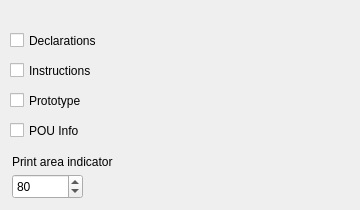
   <widget class="QWidget" name="Pref_page_4">
    <widget class="QCheckBox" name="Pref_checkBox_PrintDeclarations">
     <property name="geometry">
      <rect>
       <x>10</x>
       <y>30</y>
       <width>321</width>
       <height>21</height>
      </rect>
     </property>
     <property name="accessibleName">
      <string/>
     </property>
     <property name="text">
      <string>Declarations</string>
     </property>
    </widget>
    <widget class="QCheckBox" name="Pref_checkBox_PrintInstructions">
     <property name="geometry">
      <rect>
       <x>10</x>
       <y>60</y>
       <width>321</width>
       <height>21</height>
      </rect>
     </property>
     <property name="accessibleName">
      <string/>
     </property>
     <property name="text">
      <string>Instructions</string>
     </property>
    </widget>
    <widget class="QCheckBox" name="Pref_checkBox_PrintPrototype">
     <property name="geometry">
      <rect>
       <x>10</x>
       <y>90</y>
       <width>321</width>
       <height>21</height>
      </rect>
     </property>
     <property name="accessibleName">
      <string/>
     </property>
     <property name="text">
      <string>Prototype</string>
     </property>
    </widget>
    <widget class="QCheckBox" name="Pref_checkBox_PrintPOUInfo">
     <property name="geometry">
      <rect>
       <x>10</x>
       <y>120</y>
       <width>321</width>
       <height>21</height>
      </rect>
     </property>
     <property name="accessibleName">
      <string/>
     </property>
     <property name="text">
      <string>POU Info</string>
     </property>
    </widget>
    <widget class="QWidget" name="layoutWidget_2">
     <property name="geometry">
      <rect>
       <x>10</x>
       <y>150</y>
       <width>341</width>
       <height>51</height>
      </rect>
     </property>
     <layout class="QVBoxLayout" name="Pref_VBoxLayout_printarea">
      <property name="spacing">
       <number>0</number>
      </property>
      <property name="leftMargin">
       <number>2</number>
      </property>
      <item>
       <widget class="QLabel" name="Pref_label_PrintArea">
        <property name="sizePolicy">
         <sizepolicy hsizetype="Fixed" vsizetype="Preferred">
          <horstretch>0</horstretch>
          <verstretch>0</verstretch>
         </sizepolicy>
        </property>
        <property name="minimumSize">
         <size>
          <width>321</width>
          <height>0</height>
         </size>
        </property>
        <property name="maximumSize">
         <size>
          <width>321</width>
          <height>24</height>
         </size>
        </property>
        <property name="text">
         <string>Print area indicator</string>
        </property>
       </widget>
      </item>
      <item>
       <widget class="QSpinBox" name="Pref_spinBox_PrintArea">
        <property name="sizePolicy">
         <sizepolicy hsizetype="Minimum" vsizetype="Fixed">
          <horstretch>0</horstretch>
          <verstretch>0</verstretch>
         </sizepolicy>
        </property>
        <property name="minimumSize">
         <size>
          <width>71</width>
          <height>25</height>
         </size>
        </property>
        <property name="maximumSize">
         <size>
          <width>71</width>
          <height>25</height>
         </size>
        </property>
        <property name="minimum">
         <number>0</number>
        </property>
        <property name="maximum">
         <number>999</number>
        </property>
        <property name="value">
         <number>80</number>
        </property>
       </widget>
      </item>
     </layout>
    </widget>
   </widget>
